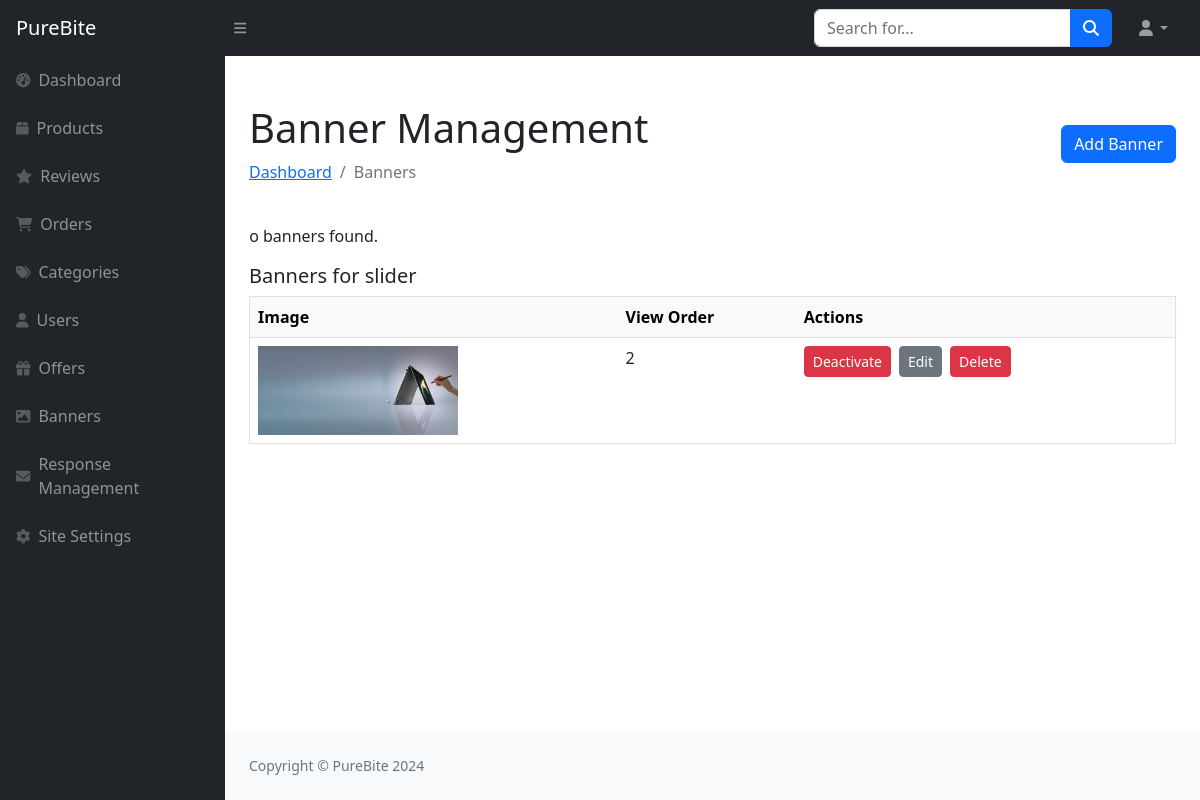
Screenshot of /Admin/banners.php with the database file from the repository.
### tables this page shows
CREATE TABLE `banner_details_tbl` (
  `Banner_Id` int(11) NOT NULL,
  `Banner_Image` text NOT NULL,
  `View_Order` int(11) NOT NULL,
  `Active_Status` int(11) NOT NULL
);

### Admin/banners.php (the view, shortened to what this page needs)
<?php include("sidebar.php"); ?>
<div id="layoutSidenav_content">
    <main>
        <div class="container-fluid px-4">
            <div class="d-flex justify-content-between align-items-center mt-4 mb-4 w-100">
                <div>
                    <h1>Banner Management</h1>
                    <ol class="breadcrumb mb-0">
                        <li class="breadcrumb-item"><a href="index.php">Dashboard</a></li>
                        <li class="breadcrumb-item active">Banners</li>
                    </ol>
                </div>
                <a class="btn btn-primary ms-auto" href="add-banner.php" >Add Banner</a>
            </div>
            <div class="card-body">
                <div class="row mb-3 mt-3">
                    <?php
                        $query = "SELECT Banner_Id, Banner_Image, View_Order, Active_Status FROM banner_details_tbl where View_Order<0 order by View_Order";
                        $result = mysqli_query($con, $query);
                        if (mysqli_num_rows($result) > 0) {
                            while ($banner = mysqli_fetch_assoc($result)) {
                    ?>
                    <div class="col-12 col-md-6">
                    <table class="table border text-nowrap">
                    <?php
                                    if($banner['View_Order']==-1)
                                        echo "<h5>Banner for free delivery</h5>";
                                    if($banner['View_Order']==-2)
                                        echo "<h5>Banner for first order discount</h5>";
                    ?>
                    <thead class="table-light">
                        <tr>
                            <th>Image</th>
                            <th>Actions</th>
                        </tr>
                    </thead>
                    <tbody>
                                <tr>
                                    <td>
                                        <img src="../img/banners/<?php echo $banner['Banner_Image']; ?>" alt="Banner <?php echo $banner['Banner_Id']; ?>" width="200">
                                    </td>
                                    <td>
                                        <div class="d-flex flex-nowrap">
                                            <a href="update-banner.php?banner_id=<?php echo $banner['Banner_Id']; ?>" class="btn btn-secondary btn-sm ms-2">Edit</a>
                                        </div>
                                    </td>
                                </tr>
                            </tbody>
                        </table>
                    </div>
                                <?php
                            }
                        } else {
                            ?>
                            <tr>
                                <td colspan="4">No banners found.</td>
                            </tr>
                            <?php
                        }
                        ?>
                </div>
                <h5>Banners for slider</h5>
                <table class="table border text-nowrap">
                    <thead class="table-light">
                        <tr>
                            <th>Image</th>
                            <th>View Order</th>
                            <th>Actions</th>
                        </tr>
                    </thead>
                    <tbody>
                        <?php
                        $query = "SELECT Banner_Id, Banner_Image, View_Order, Active_Status FROM banner_details_tbl where View_Order>0 order by View_Order";
                        $result = mysqli_query($con, $query);
                        if (mysqli_num_rows($result) > 0) {
                            while ($banner = mysqli_fetch_assoc($result)) {
                                ?>
                                <tr>
                                    <td>
                                        <img src="../img/banners/<?php echo $banner['Banner_Image']; ?>" alt="Banner <?php echo $banner['Banner_Id']; ?>" width="200">
                                    </td>
                                    <td><?php echo $banner['View_Order']; ?></td>
                                    <td>
                                        <div class="d-flex flex-nowrap">
                                            <?php if ($banner['Active_Status'] == 1) { ?>
                                                <button class="btn btn-danger btn-sm" data-bs-toggle="modal" data-bs-target="#deactivateModal<?php echo $banner['Banner_Id']; ?>" data-id="<?php echo $banner['Banner_Id']; ?>">Deactivate</button>
                                            <?php } else { ?>
                                                <button class="btn btn-success btn-sm" data-bs-toggle="modal" data-bs-target="#activateModal<?php echo $banner['Banner_Id']; ?>" data-id="<?php echo $banner['Banner_Id']; ?>">Activate</button>
                                            <?php } ?>
                                            <a href="update-banner.php?banner_id=<?php echo $banner['Banner_Id']; ?>" class="btn btn-secondary btn-sm ms-2">Edit</a>
                                            <?php
                                                if($banner['View_Order']>0)
                                                {
                                                    ?>
                                                <button class="btn btn-danger btn-sm ms-2" data-bs-toggle="modal" data-bs-target="#deleteModal<?php echo $banner['Banner_Id']; ?>" data-id="<?php echo $banner['Banner_Id']; ?>">Delete</button>
                                                    <?php
                                                }
                                            ?>
                                        </div>
                                    </td>
                                </tr>
                                <?php
                            }
                        } else {
                            ?>
                            <tr>
                                <td colspan="4">No banners found.</td>
                            </tr>
                            <?php
                        }
                        ?>
                    </tbody>
                </table>
            </div>
        </div>
    </main>
<?php include("footer.php"); ?>

### rows the page displays
banner_details_tbl: Banner_Image (picture), View_Order "2"
